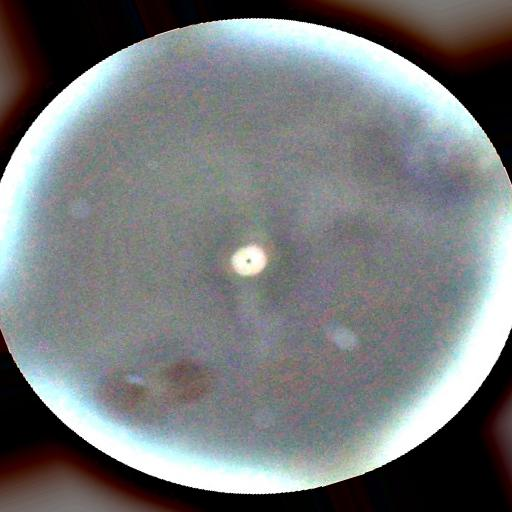
#> input picture Original_Images/cataract1.jpeg, 512 x 512 px
$ python Kewen.py
#> lines starting #> are read from the running program, lines starting #| are printed output that depends on the picture; after the words box and inside, x2 and y2 are one past the last pixel; in counts of white or black regions, pixels touching at a corner belong together
### darren.py
import numpy as np
import matplotlib.pyplot as plt
from PIL import Image

# STEP 1: Define image list (hardcoded for loop)
# These are the filenames of your 10 input images
image_dir = "DIP Project"
image_files = [
    "cataract1.jpeg", "dry1.jpeg", "hyper1.jpeg", "mild1.jpeg", "moderate1.jpeg",
    "norm1.jpeg", "patho1.jpeg", "proliferate1.jpeg", "severe1.jpeg", "wet1.jpeg"
]

# STEP 2: Load both RGB and grayscale version of image
def load_grayscale_and_color(image_path):
    rgb_img = Image.open(image_path).convert('RGB')  # Load and ensure RGB format
    gray_img = rgb_img.convert('L')  # Convert to grayscale (luminance channel only)
    return np.array(rgb_img), np.array(gray_img)

# STEP 3: Piecewise Linear Contrast Stretching
def piecewise_linear_stretch(image, t, L_min=0, L_max=255):
    img = image.copy().astype(np.float32)   # float copy of image so we can modify original and do decimal math
    I_min, I_max = np.min(img), np.max(img) # find min and max pixel intensities in range
    result = np.zeros_like(img)             # Placeholder output image

    # Create masks for pixels <= t and > t
    mask1 = img <= t # pixels in low region
    mask2 = img > t # high region

    # Apply piecewise formula for pixels <= t
    if t != I_min:
        result[mask1] = ((img[mask1] - I_min) * (t - L_min) / (t - I_min)) + L_min
    else:
        result[mask1] = L_min

    # Apply piecewise formula for pixels > t
    if t != I_max:
        result[mask2] = ((img[mask2] - t + 1) * (L_max - t + 1) / (I_max - t + 1)) + t + 1
    else:
        result[mask2] = L_max

    return np.clip(result, 0, 255).astype(np.uint8)  # Ensure values valid 8 bit range [0-225] and converts back to integers

# STEP 4: Compute EME (Enhancement Measure Estimation)
# Measures contrast based on local patches
# [18 lines left out: function compute_eme, not called in this run]

# MAIN PROCESSING PIPELINE
# [53 lines that do not run on import are left out]

### Zhi.py
import numpy as np
import matplotlib.pyplot as plt
from skimage import exposure

from darren import image_files, piecewise_linear_stretch, load_grayscale_and_color, compute_eme


def rgb_to_grayscale(rgb_img):
    """Convert RGB to grayscale using standard coefficients"""
    return 0.299 * rgb_img[:, :, 0] + 0.587 * rgb_img[:, :, 1] + 0.114 * rgb_img[:, :, 2]


def normalize_channels(rgb_img):
    """Normalize RGB channels"""
    sum_channels = rgb_img.sum(axis=2)
    sum_channels[sum_channels == 0] = 1  # avoid division by zero
    r_norm = rgb_img[:, :, 0] / sum_channels
    g_norm = rgb_img[:, :, 1] / sum_channels
    b_norm = rgb_img[:, :, 2] / sum_channels
    return np.stack([r_norm, g_norm, b_norm], axis=2)


def gamma_correction(image, gamma=.7):
    """Apply gamma correction to image"""
    return exposure.adjust_gamma(image, gamma)


def alpha_blend(img1, img2, alpha=0.45):
    """Alpha blend two images"""
    return alpha * img1 + (1 - alpha) * img2


def student2_pipeline(rgb_img, optimal_t):
    """Full contrast enhancement pipeline for Student 2"""
    # Step 1: Convert to grayscale using standard method
    gray_img = rgb_to_grayscale(rgb_img)

    # Step 2: Normalize RGB channels
    normalized_rgb = normalize_channels(rgb_img)

    # Step 3: Create difference image and apply gamma correction
    diff_img = np.abs(normalized_rgb[:, :, 0] - normalized_rgb[:, :, 1])
    gamma_img = gamma_correction(diff_img, gamma=0.5)

    # Step 4: Alpha blend the grayscale and gamma corrected image
    blended_img = alpha_blend(gray_img / 255, gamma_img, alpha=0.5)
    blended_img = (blended_img * 255).astype(np.uint8)

    # Step 5: Apply optimal piecewise contrast enhancement
    final_img = piecewise_linear_stretch(blended_img, optimal_t)

    return final_img

# [46 lines that do not run on import are left out]

### Kewen.py
import numpy as np

from darren import image_files, load_grayscale_and_color
from Zhi import student2_pipeline

# Enhancement Measure Estimation (EME)
def compute_EME(img, k1=4, k2=16):
    rows, cols = img.shape
    blockRows = rows // k1
    blockCols = cols // k2
    eme = 0

    for k in range(k1):
        for l in range(k2):
            rowStart = k * blockRows
            rowEnd = (k + 1) * blockRows
            colStart = l * blockCols
            colEnd = (l + 1) * blockCols

            block = img[rowStart:rowEnd, colStart:colEnd]

            # Get I_Min and I_Max
            minVal = np.min(block)
            maxVal = np.max(block)

            # Prevent overflow
            maxVal = np.clip(maxVal, 0, 255)
            minVal = np.clip(minVal, 0, 255)

            # Avoid Division by 0
            if minVal == 0:
                minVal = 1
            eme += 20 * np.log(maxVal / minVal)

    return eme / (k1 * k2)


# Entropy-based EME (EMEE)
def compute_EMEE(img, k1=8, k2=8, alpha=1):
    rows, cols = img.shape
    blockRows = rows // k1
    blockCols = cols // k2
    emee = 0

    for k in range(k1):
        for l in range(k2):
            rowStart = k * blockRows
            rowEnd = (k + 1) * blockRows
            colStart = l * blockCols
            colEnd = (l + 1) * blockCols

            block = img[rowStart:rowEnd, colStart:colEnd]

            # Get I_Min and I_Max
            minVal = np.min(block)
            maxVal = np.max(block)

            # Prevent overflow
            maxVal = np.clip(maxVal, 0, 255)
            minVal = np.clip(minVal, 0, 255)

            # Avoid Division by 0
            if minVal == 0:
                continue
            emee += alpha * np.log(maxVal / minVal)

    return emee / (k1 * k2)

# Visibility (Michelson Contrast)
def compute_Visibility(img, k1=8, k2=8):
    rows, cols = img.shape
    blockRows = rows // k1
    blockCols = cols // k2
    visibility = 0

    for k in range(k1):
        for l in range(k2):
            rowStart = k * blockRows
            rowEnd = (k + 1) * blockRows
            colStart = l * blockCols
            colEnd = (l + 1) * blockCols

            block = img[rowStart:rowEnd, colStart:colEnd]

            # Get I_Min and I_Max
            minVal = np.min(block)
            maxVal = np.max(block)

            # Prevent overflow
            maxVal = np.clip(maxVal, 0, 255)
            minVal = np.clip(minVal, 0, 255)

            total = maxVal + minVal

            # Avoid Division by 0
            if total == 0:
                continue

            ratio = (maxVal - minVal) / total
            visibility += ratio

    return visibility

# Average Michelson EME (AME)
def compute_AME(img, k1=8, k2=8):
    rows, cols = img.shape
    blockRows = rows // k1
    blockCols = cols // k2
    ame = 0

    for k in range(k1):
        for l in range(k2):
            rowStart = k * blockRows
            rowEnd = (k + 1) * blockRows
            colStart = l * blockCols
            colEnd = (l + 1) * blockCols

            block = img[rowStart:rowEnd, colStart:colEnd]

            # Get I_Min and I_Max
            minVal = np.min(block)
            maxVal = np.max(block)

            # Prevent overflow
            maxVal = np.clip(maxVal, 0, 255)
            minVal = np.clip(minVal, 0, 255)

            total = maxVal + minVal

            # Avoid Division by 0
            if total == 0:
                continue

            ratio = (maxVal - minVal) / total
            ame += np.log(ratio)

    return -ame / (k1 * k2)

# Entropy-based AME (AMEE)
def compute_AMEE(img, k1=8, k2=8, alpha=1):
    rows, cols = img.shape
    blockRows = rows // k1
    blockCols = cols // k2
    amee = 0

    for k in range(k1):
        for l in range(k2):
            rowStart = k * blockRows
            rowEnd = (k + 1) * blockRows
            colStart = l * blockCols
            colEnd = (l + 1) * blockCols

            block = img[rowStart:rowEnd, colStart:colEnd]

            # Get I_Min and I_Max
            minVal = np.min(block)
            maxVal = np.max(block)

            # Prevent overflow
            maxVal = np.clip(maxVal, 0, 255)
            minVal = np.clip(minVal, 0, 255)

            total = maxVal + minVal

            # Avoid Division by 0
            if total == 0:
                continue

            ratio = (maxVal - minVal) / total
            amee += np.log(ratio**alpha)

    return -amee / (k1 * k2)

if __name__ == "__main__":
    # Precomputed optimal thresholds and EMEs (from Student 1)
    optimal_thresholds = {
        "cataract1.jpeg": (127, 2.76),
        "dry1.jpeg": (122, 5.55),
        "hyper1.jpeg": (147, 6.71),
        "mild1.jpeg": (128, 6.14),
        "moderate1.jpeg": (128, 4.55),
        "norm1.jpeg": (127, 11.02),
        "patho1.jpeg": (128, 5.25),
        "proliferate1.jpeg": (121, 5.47),
        "severe1.jpeg": (122, 4.68),
        "wet1.jpeg": (110, 3.59)
    }
    # pipeline for each image
    for filename in image_files:
        path = f"Original_Images/{filename}"
        rgb, gray = load_grayscale_and_color(path)
#> in load_grayscale_and_color, rgb_img is the input picture: PIL image 512x512 RGB; mean R, G, B 118.3, 121.2, 122.7

        # Get precomputed optimal threshold and EME (from Student 1)
        best_t, best_eme = optimal_thresholds[filename]

        # Student 2's processing
        enhanced_img = student2_pipeline(rgb, best_t)
#> in normalize_channels, `sum_channels[sum_channels == 0] = 1`: sum_channels: shape (512, 512) uint64; min 1, max 765, mean 362.2
#> in normalize_channels, `r_norm = rgb_img[:, :, 0] / sum_channels`:
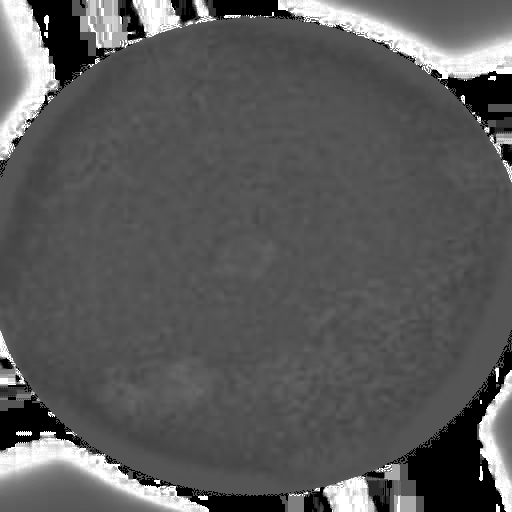
#> r_norm: shape (512, 512) float64; min 0, max 1, mean 0.354
#> in normalize_channels, `b_norm = rgb_img[:, :, 2] / sum_channels`:
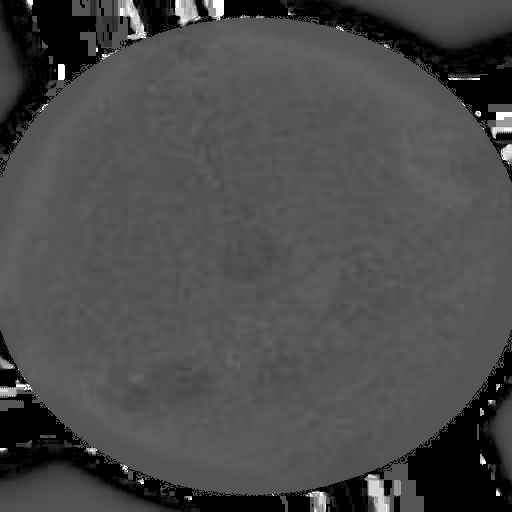
#> b_norm: shape (512, 512) float64; min 0, max 1, mean 0.294
#> in student2_pipeline, `diff_img = np.abs(normalized_rgb[:, :, 0] - normalized_rgb[:, :, 1])`:
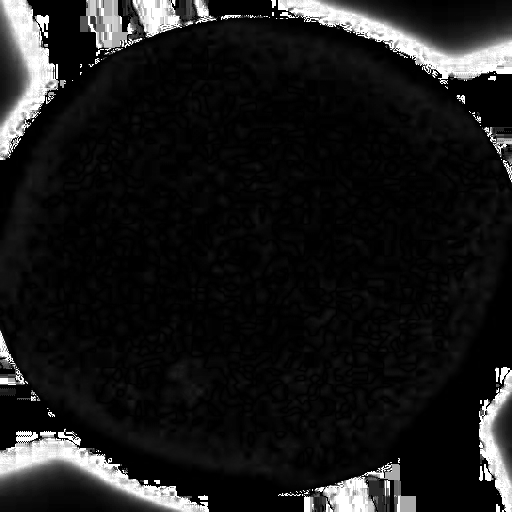
#> diff_img: shape (512, 512) float64; min 0, max 1, mean 0.106
#> in gamma_correction, `return exposure.adjust_gamma(image, gamma)`:
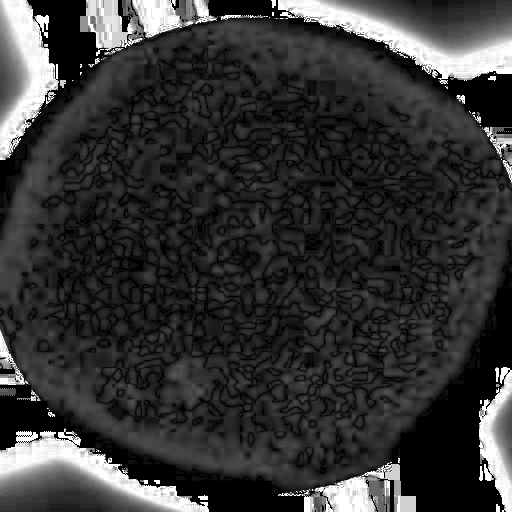
#> returned value: shape (512, 512) float64; min 0, max 1, mean 0.209
#> in alpha_blend, `return alpha * img1 + (1 - alpha) * img2`:
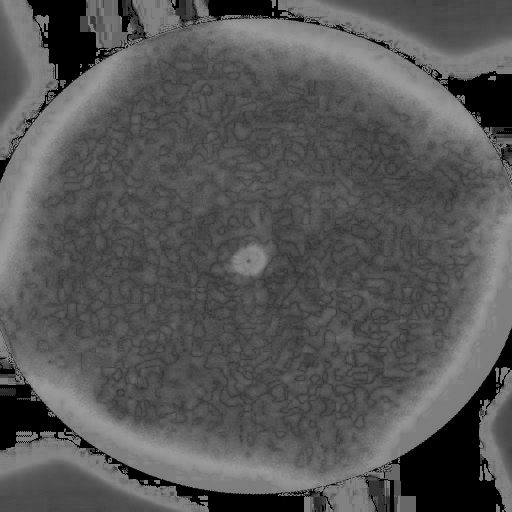
#> returned value: shape (512, 512) float64; min 0, max 0.615, mean 0.341
#> in piecewise_linear_stretch, `I_min, I_max = np.min(img), np.max(img)`: I_min = 0; I_max = 156
#> in piecewise_linear_stretch, `mask1 = img <= t`:
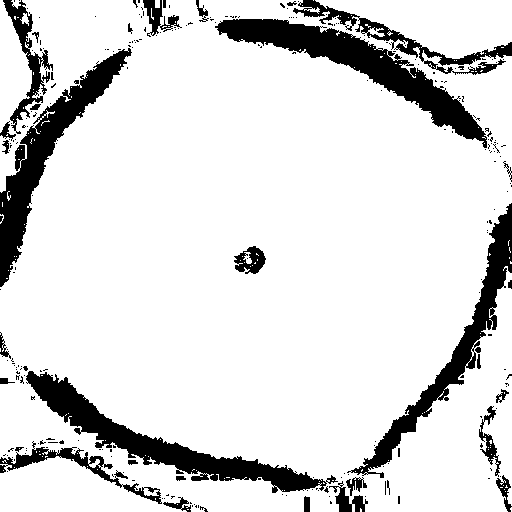
#> mask1: shape (512, 512) bool; 86% white; 257 black regions (223 under 20 px), largest, box (x1, y1, x2, y2) and area: (215, 19, 487, 148) 7776, (26, 371, 338, 493) 7162, (0, 48, 132, 287) 6417
#> in piecewise_linear_stretch, `result[mask2] = ((img[mask2] - t + 1) * (L_max - t + 1) / (I_max - t +..`:
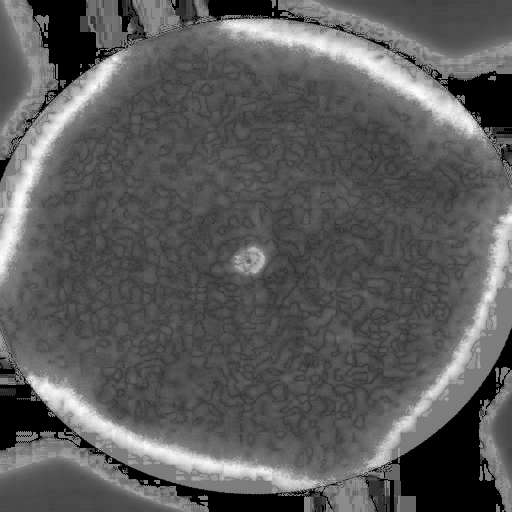
#> result: shape (512, 512) float32; min 0, max 257, mean 92.3; drawn with min black and max white

        # Compute metrics (Student 3)
        original_metrics = {
            "EME": compute_EME(gray),
            "EMEE": compute_EMEE(gray),
            "Visibility": compute_Visibility(gray),
            "AME": compute_AME(gray),
            "AMEE": compute_AMEE(gray)
        }
#> after the loop in compute_EME, `for k in range(k1):`: eme = 4333.3
#> in compute_EMEE, `rows, cols = img.shape`: rows = 512
#> in compute_EMEE, `blockRows = rows // k1`: blockRows = 64
#> after the loop in compute_EMEE, `for k in range(k1):`: emee = 26.83
#> in compute_Visibility, `rows, cols = img.shape`: rows = 512
#> in compute_Visibility, `blockRows = rows // k1`: blockRows = 64
#> after the loop in compute_Visibility, `for k in range(k1):`: visibility = 38.84
#> in compute_AME, `rows, cols = img.shape`: rows = 512
#> in compute_AME, `blockRows = rows // k1`: blockRows = 64
#> after the loop in compute_AME, `for k in range(k1):`: ame = -45.48
#> in compute_AMEE, `rows, cols = img.shape`: rows = 512
#> in compute_AMEE, `blockRows = rows // k1`: blockRows = 64
#> after the loop in compute_AMEE, `for k in range(k1):`: amee = -45.48
#> original_metrics = {'EME': 67.71, 'EMEE': 0.419, 'Visibility': 38.84, 'AME': 0.711, 'AMEE': 0.711}

        enhanced_metrics = {
            "EME": compute_EME(enhanced_img),
            "EMEE": compute_EMEE(enhanced_img),
            "Visibility": compute_Visibility(enhanced_img),
            "AME": compute_AME(enhanced_img),
            "AMEE": compute_AMEE(enhanced_img)
        }
#> enhanced_metrics = {'EME': 68.96, 'EMEE': 0.538, 'Visibility': 42.64, 'AME': 0.53, 'AMEE': 0.53}

        # Print metrics in a table
        print(f"\n--- {filename} ---\n")
        print(f"{'Metric':<15} {'Original':<15} {'Enhanced':<15}")
        print("-" * 45)

        for k in original_metrics:
            original_value = original_metrics[k]
            enhanced_value = enhanced_metrics[k]
            print(f"{k:<15} {original_value: <15.4f} {enhanced_value: <15.4f}")
#> this loop made 5 passes
#> (k, original_value, enhanced_value) on passes 1 to 5: ('EME', 67.71, 68.96), ('EMEE', 0.419, 0.538), ('Visibility', 38.84, 42.64), ('AME', 0.711, 0.53), ('AMEE', 0.711, 0.53)
#| EME             67.7073         68.9561
#| EMEE            0.4193          0.5383
#| Visibility      38.8366         42.6350
#| AME             0.7106          0.5303
#| AMEE            0.7106          0.5303
#> pass 2 of the loop `for filename in image_files:`:
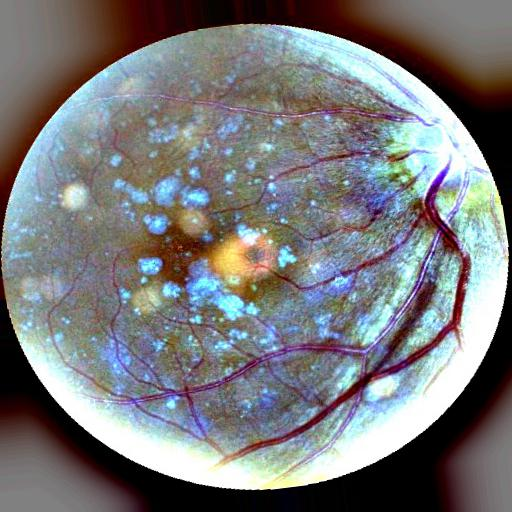
#> input picture Original_Images/dry1.jpeg, 512 x 512 px
#> in load_grayscale_and_color, rgb_img is the input picture: PIL image 512x512 RGB; mean R, G, B 120.9, 121.5, 123.6
#> I_max = 168
#> in piecewise_linear_stretch (call 2), `mask1 = img <= t`:
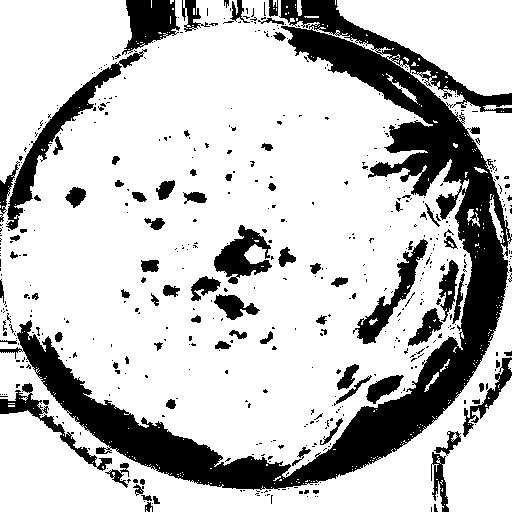
#> mask1: shape (512, 512) bool; 76.8% white; 532 black regions (444 under 20 px), largest, box (x1, y1, x2, y2) and area: (0, 0, 512, 490) 39120, (6, 49, 147, 230) 3006, (122, 0, 180, 55) 1941
#> in piecewise_linear_stretch (call 2), `result[mask2] = ((img[mask2] - t + 1) * (L_max - t + 1) / (I_max - t +..`:
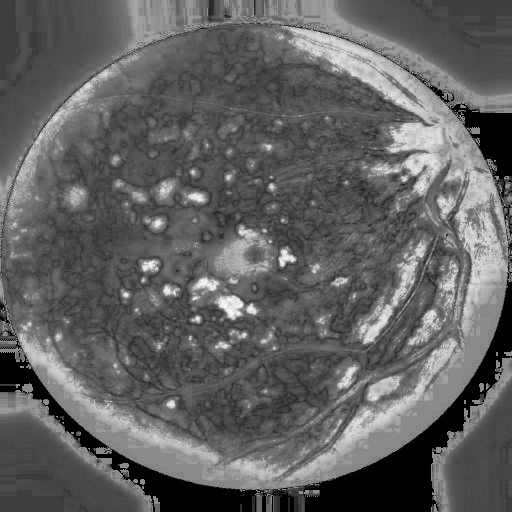
#> result: shape (512, 512) float32; min 0, max 257, mean 98.1; drawn with min black and max white
#> original_metrics = {'EME': 77.58, 'EMEE': 1.71, 'Visibility': 53.2, 'AME': 0.228, 'AMEE': 0.228}
#> enhanced_metrics = {'EME': 64.36, 'EMEE': 1.18, 'Visibility': 47.72, 'AME': 0.348, 'AMEE': 0.348}
#> the loop `for k in original_metrics:` made 5 passes
#> (k, original_value, enhanced_value) on passes 1 to 5: ('EME', 77.58, 64.36), ('EMEE', 1.71, 1.18), ('Visibility', 53.2, 47.72), ('AME', 0.228, 0.348), ('AMEE', 0.228, 0.348)
#> (printed output is left out)
#> pass 3 of the loop `for filename in image_files:`:
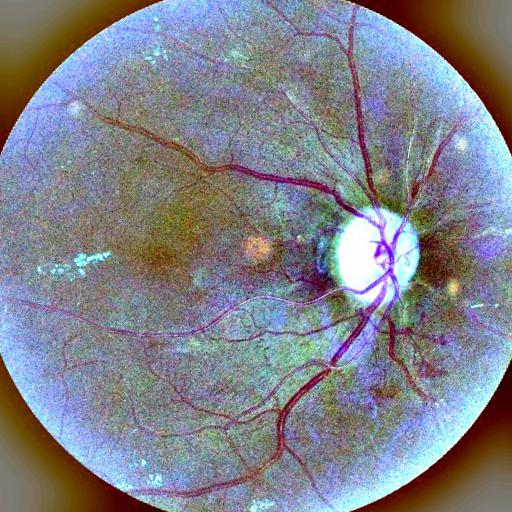
#> input picture Original_Images/hyper1.jpeg, 512 x 512 px
#> in load_grayscale_and_color, rgb_img is the input picture: PIL image 512x512 RGB; mean R, G, B 128.7, 130, 138.5
#> in student2_pipeline (call 3), `diff_img = np.abs(normalized_rgb[:, :, 0] - normalized_rgb[:, :, 1])`:
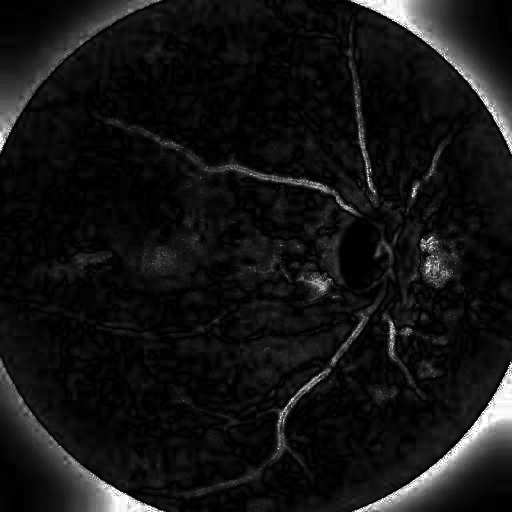
#> diff_img: shape (512, 512) float64; min 0, max 1, mean 0.0801
#> in gamma_correction (call 3), `return exposure.adjust_gamma(image, gamma)`:
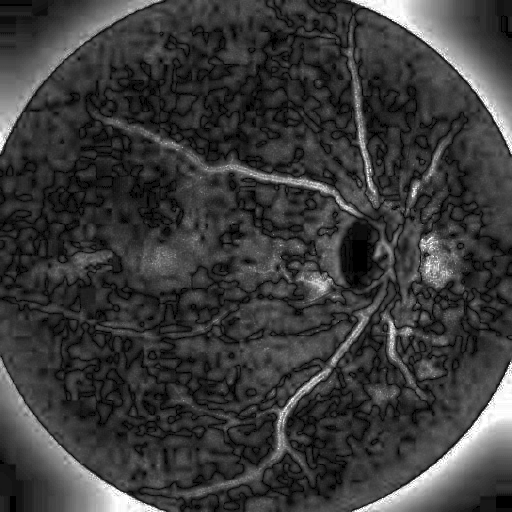
#> returned value: shape (512, 512) float64; min 0, max 1, mean 0.23
#> original_metrics = {'EME': 49.22, 'EMEE': 2.29, 'Visibility': 49.7, 'AME': 0.269, 'AMEE': 0.269}
#> enhanced_metrics = {'EME': 39.49, 'EMEE': 1.75, 'Visibility': 44.02, 'AME': 0.393, 'AMEE': 0.393}
#> the loop `for k in original_metrics:` made 5 passes
#> (k, original_value, enhanced_value) on passes 1 to 5: ('EME', 49.22, 39.49), ('EMEE', 2.29, 1.75), ('Visibility', 49.7, 44.02), ('AME', 0.269, 0.393), ('AMEE', 0.269, 0.393)
#> (printed output is left out)
#> (the run stopped early here; a loop or call above may not have finished)
